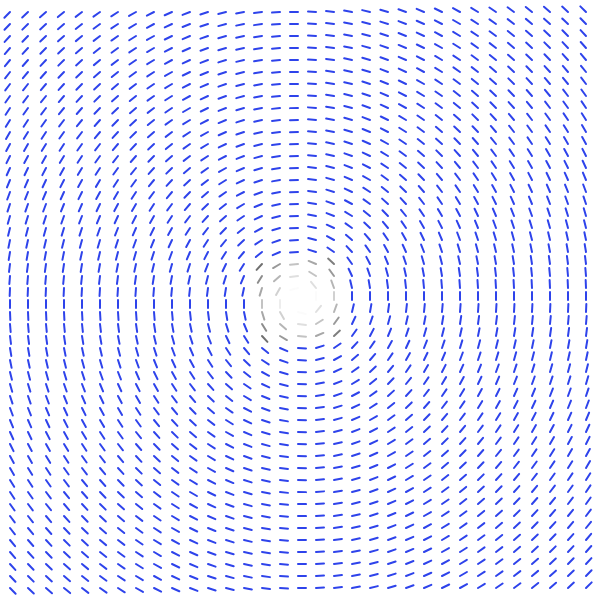
Frame 1 (no input)
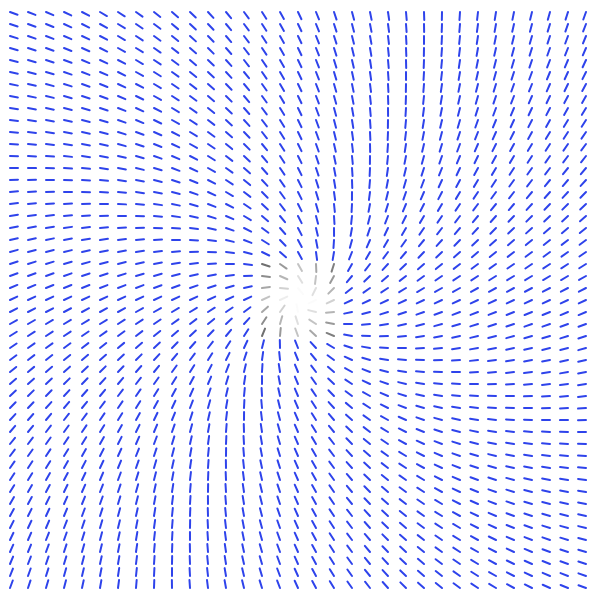
Frame 60 (no input)
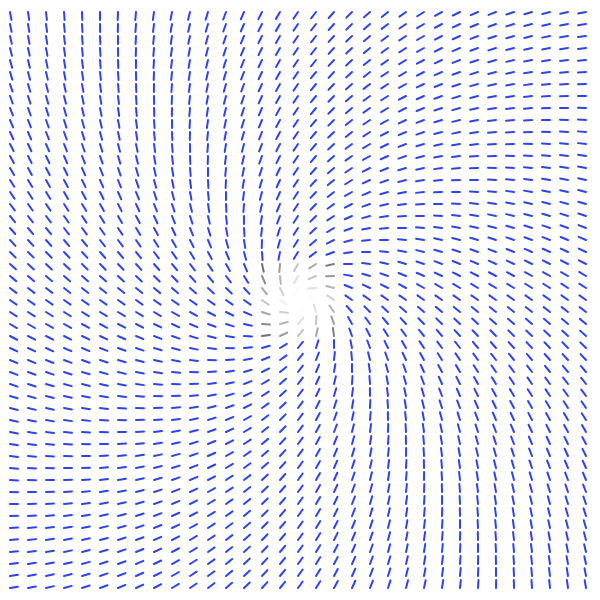
Frame 120 (the mouse pressed at the canvas centre since frame 60)

The p5.js sketch that drew these frames (run headless with seeded random() and noise() and a simulated clock; from frame 60 on, the mouse is pressed at the canvas centre):

// p5.js sketch
// ── sketch.js
var colors = {
  a1: "#ff2d5d",
  a2: "#42dc8e",
  a3: "#2e43eb",
  a4: "#ffe359",
  b1: "#96bfed",
  b2: "#f5ead6",
  b3: "#f1f3f7",
  b4: "#e2e6ef"
};

var canvasWidth = 600,
  canvasHeight = canvasWidth,
  length = 8,
  margin = 10,
  strokeWidth = 2,
  columns = getNoOfCols(canvasWidth, length, margin),
  rows = getNoOfRows(canvasHeight, strokeWidth, margin),
  rotation = 90,
  rotateDirection = 5;

function setup() {
  createCanvas(canvasWidth, canvasHeight);
}

function getNoOfCols(w, length, m) {
  var totalLength = 0,
    noOfCols = 0;

  m = m || 0;

  while (totalLength < w) {
    totalLength += m + length;
    noOfCols++;
  }

  return noOfCols;
}

function getNoOfRows(h, sw, m) {
  return getNoOfCols(h, sw, m);
}

function draw() {
  background(255);
  for (var i = 0; i < rows - 1; i++) {
    for (var j = 0; j < columns - 1; j++) {
      var currentOffset = {
        x: ((j * length)) + ((j + 1) * margin),
        y: ((i + 1) * margin) + (i * strokeWidth) + strokeWidth
      };

      var centerPoint = {
        x: (currentOffset.x + (currentOffset.x + length)) / 2,
        y: (currentOffset.y + (currentOffset.y + length)) / 2
      };

      var delta = {
        x: (currentOffset.x + (length / 2) - (margin / 2)) - canvasWidth / 2,
        y: currentOffset.y - canvasHeight / 2
      };

      var theta = Math.atan2(delta.y, delta.x);

      strokeWeight(strokeWidth);
      stroke(colors['a3']);

      if (Math.abs(delta.x) < 40 && Math.abs(delta.y) < 40) {
        var amt = (Math.abs(delta.x) + Math.abs(delta.y)) / 2;
        var amtMapped = map(amt, 0, 40, -50, 255);
        stroke(100, amtMapped)
      }

      push();
      translate(currentOffset.x, currentOffset.y);

      angleMode(DEGREES);
      rotate(((theta + Math.PI) * 360 / 2 / Math.PI) + rotation);

      line(0, 0, 0 + length, 0);
      pop();

      fill(250, 150, 0);
      noStroke();
    }
  }
  if(rotation >= 360 || rotation < 0) rotateDirection *= -1;
  rotation = rotation + rotateDirection;
}

// ── sketch_updated.js
var colors = {
  a1: "#ff2d5d",
  a2: "#42dc8e",
  a3: "#2e43eb",
  a4: "#ffe359",
  b1: "#96bfed",
  b2: "#f5ead6",
  b3: "#f1f3f7",
  b4: "#e2e6ef"
};

var canvasWidth = 600,
  canvasHeight = canvasWidth,
  length = 8,
  margin = 10,
  strokeWidth = 2,
  columns = getNoOfCols(canvasWidth, length, margin),
  rows = getNoOfRows(canvasHeight, strokeWidth, margin),
  rotation = 90,
  rotateDirection = 5;

function setup() {
  createCanvas(canvasWidth, canvasHeight);
}

function getNoOfCols(w, length, m) {
  var totalLength = 0,
    noOfCols = 0;

  m = m || 0;

  while (totalLength < w) {
    totalLength += m + length;
    noOfCols++;
  }

  return noOfCols;
}

function getNoOfRows(h, sw, m) {
  return getNoOfCols(h, sw, m);
}

function draw() {
  background(255);
  frameRate(60);
  for (var i = 0; i < rows - 1; i++) {
    for (var j = 0; j < columns - 1; j++) {
      var currentOffset = {
        x: ((j * length)) + ((j + 1) * margin),
        y: ((i + 1) * margin) + (i * strokeWidth) + strokeWidth
      };

      var centerPoint = {
        x: (currentOffset.x + (currentOffset.x + length)) / 2,
        y: (currentOffset.y + (currentOffset.y + length)) / 2
      };

      var delta = {
        x: (currentOffset.x + (length / 2) - (margin / 2)) - canvasWidth / 2,
        y: currentOffset.y - canvasHeight / 2
      };

      var theta = Math.atan2(delta.y, delta.x);

      strokeWeight(strokeWidth);
      stroke(colors['a3']);

      if (Math.abs(delta.x) < 800 && Math.abs(delta.y) < 800) {
        var amt = (Math.abs(delta.x) + Math.abs(delta.y)) / 2;
        var amtMapped = map(amt, 0, 100, -20, 255);
        stroke(100, amtMapped)
      }

      push();
      translate(currentOffset.x, currentOffset.y);

      angleMode(DEGREES);
      rotate(((theta + Math.PI) * 360 / 2 / Math.PI) + rotation);

      line(0, 0, 0 + length, 0);
      pop();

      fill(250, 150, 0);
      noStroke();
    }
  }
  if(rotation >= 360 || rotation < 0) rotateDirection *= -1;
  rotation = rotation + rotateDirection;
}
